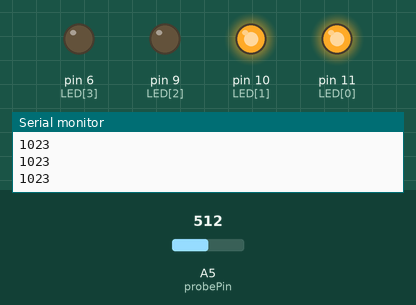
Bench run of a sketch on a simulated Arduino Uno, built with avr-gcc and run on an emulated ATmega328P. Parts: output pins drawn as LEDs (lit = HIGH), the last lines printed to the serial monitor. The test bench sets the inputs (shaded band); at power-on: A5 (probePin) = 512.

Above: at 0.05 s.
At 1.2 s:
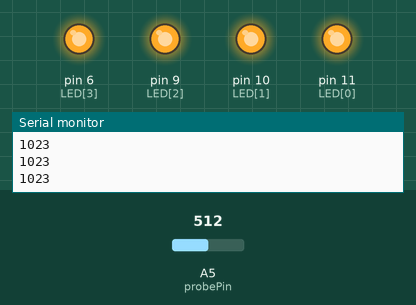
1.3 s: A5 (probePin) set to 16
2.8 s: A5 (probePin) set to 14
At 3.8 s:
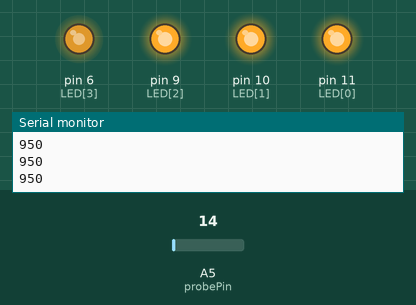
Timing chart, 0 to 5.8 s (numbered marks = the images above; inputs shaded):
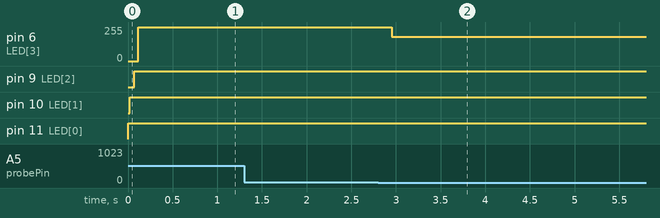

The sketch:

fadeBasedEMF.ino
```cpp
// EMF Detector for LED Bargraph v1.0
// 5.12.2009
// original code/project by Aaron ALAI - aaronalai1@gmail.com
// modified for use w/ LED bargraph by Collin Cunningham - collin@makezine.com


#define NUMREADINGS 30 // raise this number to increase data smoothing

int senseLimit = 15; // raise this number to decrease sensitivity (up to 1023 max)
int probePin = 5; // analog 5
int val = 0; // reading from probePin

int LED[] = {11,10,9,6};

// variables for smoothing

int readings[NUMREADINGS];                // the readings from the analog input
int index = 0;                            // the index of the current reading
int total = 0;                            // the running total
int average = 0;                          // final average of the probe reading


void setup() {
  for(int i = 0; i < 4; i++){
    pinMode(LED[i], OUTPUT);
  }
  Serial.begin(9600);  // initiate serial connection for debugging/etc

  for (int i = 0; i < NUMREADINGS; i++)
    readings[i] = 0;                      // initialize all the readings to 0
}

void loop() {

  val = analogRead(probePin);  // take a reading from the probe

  if(val >= 1){                // if the reading isn't zero, proceed

    val = constrain(val, 1, senseLimit);  // turn any reading higher than the senseLimit value into the senseLimit value
    val = map(val, 1, senseLimit, 1, 1023);  // remap the constrained value within a 1 to 1023 range

    total -= readings[index];               // subtract the last reading
    readings[index] = val; // read from the sensor
    total += readings[index];               // add the reading to the total
    index = (index + 1);                    // advance to the next index

    if (index >= NUMREADINGS)               // if we're at the end of the array...
      index = 0;                            // ...wrap around to the beginning

    average = total / NUMREADINGS;          // calculate the average

    if(average >= 768){
      analogWrite(LED[0], 255);
      analogWrite(LED[1], 255);
      analogWrite(LED[2], 255);
      analogWrite(LED[3], average - 768);
    }else if(average >= 512){
      analogWrite(LED[3], 0);
      analogWrite(LED[0], 255);
      analogWrite(LED[1], 255);
      analogWrite(LED[2], average - 512);
    }else if(average >= 256){
      analogWrite(LED[2], 0);
      analogWrite(LED[3], 0);
      analogWrite(LED[0], 255);
      analogWrite(LED[1], average - 256);
    }else{
      analogWrite(LED[1], 0);
      analogWrite(LED[2], 0);
      analogWrite(LED[3], 0);
      analogWrite(LED[0], average);
    }


    Serial.println(val); // use output to aid in calibrating
  }
}
```

Measured:
- the behaviour switches between 15 and 14 on A5 (probePin) (found by bisection; images 1 and 2)
- after the input at 2.8 s, pin 6 (LED[3]): 255/255 → 182/255 after 0.15 s
